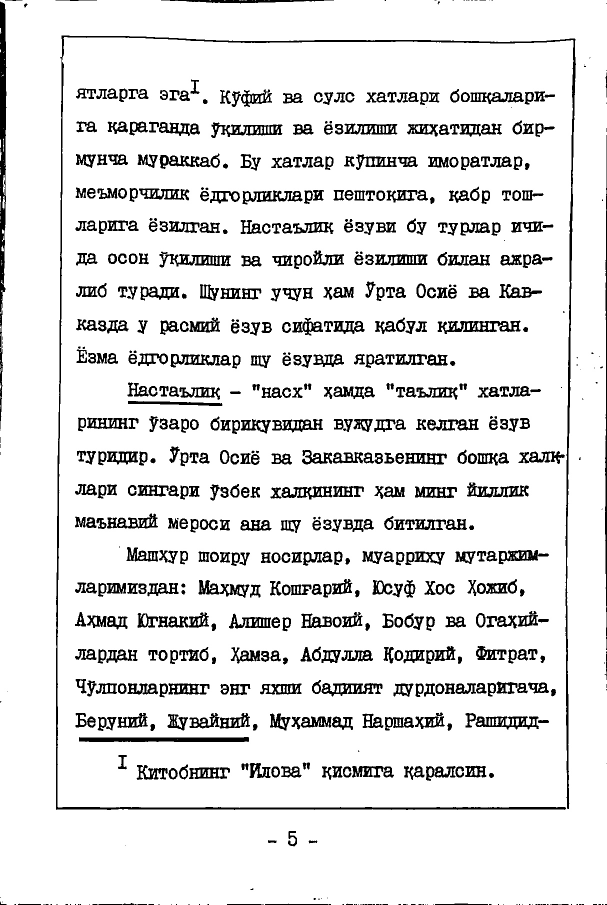
#> input picture 1.jpg, 1214 x 1809 px (shown at 1/2 size)
$ python train.py   (older library calls are emulated)
#> lines starting #> are read from the running program, lines starting #| are printed output that depends on the picture; after the words box and inside, x2 and y2 are one past the last pixel; in counts of white or black regions, pixels touching at a corner belong together
import cv2
import numpy as np
import imutils
import os
import sys

def knn_training():
    images =['1.jpg']
    classification = []
    img_width = 20
    img_height = 30
    flattened_img = np.empty((0, img_width * img_height))
    for im in images:
     img = cv2.imread(im)
#> img is the input picture: shape (1809, 1214, 3); min 0, max 255, mean 227.5
     gray_img = cv2.cvtColor(img, cv2.COLOR_BGR2GRAY)
     ret, thresh_img = cv2.threshold(gray_img, 150, 255, cv2.THRESH_BINARY_INV)
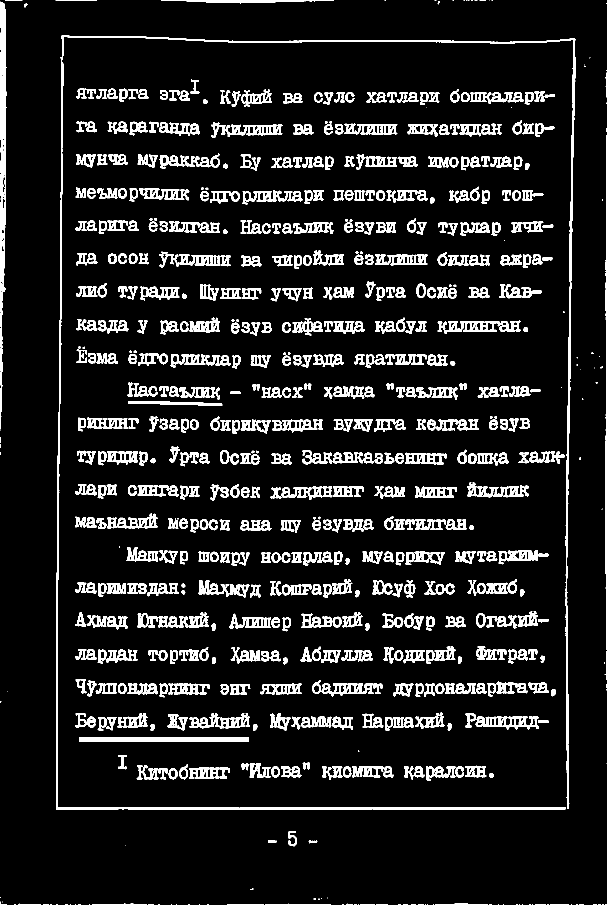
#> thresh_img: shape (1809, 1214) (shown at 1/2 size); 10.8% white; 691 white regions (134 under 20 px)
     area_threshold = 17.5
     thresh_img_clone = thresh_img.copy()
     im2, cnts, hierarchy_= cv2.findContours(thresh_img_clone, cv2.RETR_EXTERNAL, cv2.CHAIN_APPROX_SIMPLE)
#> cnts = 689 contours, 163 with area under 20; largest, box (x1, y1, x2, y2) and area: (112, 71, 1152, 1620) 13584, (0, 3, 13, 859) 6108, (158, 1474, 498, 1484) 2631, (875, 641, 1041, 668) 2466, (422, 245, 565, 276) 2080
     contours = cnts
#> contours has the same summary as cnts
     for contour in contours:
        if cv2.contourArea(contour) >= area_threshold:
            boxX, boxY, boxW, boxH = cv2.boundingRect(contour)
            cv2.rectangle(img, (boxX, boxY), (boxX+boxW, boxY+boxH), (255, 0, 0), 2)
            current_char = thresh_img[boxY:boxY+boxH, boxX:boxX+boxW]
            resized_cur_char = cv2.resize(current_char, (img_width, img_height))
            reshape_cur_char = resized_cur_char.reshape((1, img_width*img_height))
            cv2.imshow("Training Image", img)
            cv2.imshow("Current Character", resized_cur_char)
            cv2.waitKey(1)
            try:
                current_class = ord(input("Введите символ: "))
            except:
                continue
            if str(current_class)!='13':
             print(current_class)
             flattened_img = np.append(flattened_img, reshape_cur_char, axis=0)
             classification.append(current_class)
#> this loop made 74 passes
#> (boxX, boxY, boxW, boxH) on pass 74: (870, 1807, 106, 2)
#> contour on passes 1 to 6: [[1210, 1808], [1213, 1808]], [[1204, 1808], [1206, 1808]], [[1197, 1808], [1201, 1808]], [[1186, 1808], [1193, 1808]], [[1164, 1808], [1167, 1808]], [[1158, 1808], [1162, 1808]]
#> img: shape (1809, 1214, 3); 0.01% of pixels changed, all inside (x1, y1, x2, y2) = (869, 1806, 978, 1809)
#> after the loop, classification = []
    output_classification = np.array(classification, np.float32)
    output_classification = output_classification.reshape((output_classification.size, 1))
    np.savetxt("classifications.txt", output_classification)
    np.savetxt("flattenedImageFeatures.txt", flattened_img)

    print("Training Complete!")

    return

if __name__ == "__main__":
#> (the run stopped early here; a loop or call above may not have finished)
